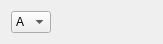
<?xml version="1.0" encoding="UTF-8"?>
<ui version="4.0">
 <class>ABCBox</class>
 <widget class="QWidget" name="ABCBox">
  <property name="geometry">
   <rect>
    <x>0</x>
    <y>0</y>
    <width>163</width>
    <height>44</height>
   </rect>
  </property>
  <property name="windowTitle">
   <string>Form</string>
  </property>
  <layout class="QGridLayout" name="gridLayout">
   <property name="topMargin">
    <number>0</number>
   </property>
   <property name="bottomMargin">
    <number>0</number>
   </property>
   <item row="0" column="0">
    <widget class="QComboBox" name="comboBox">
     <property name="maximumSize">
      <size>
       <width>40</width>
       <height>16777215</height>
      </size>
     </property>
     <item>
      <property name="text">
       <string>A</string>
      </property>
     </item>
     <item>
      <property name="text">
       <string>B</string>
      </property>
     </item>
     <item>
      <property name="text">
       <string>C</string>
      </property>
     </item>
     <item>
      <property name="text">
       <string>D</string>
      </property>
     </item>
     <item>
      <property name="text">
       <string>E</string>
      </property>
     </item>
     <item>
      <property name="text">
       <string>F</string>
      </property>
     </item>
    </widget>
   </item>
   <item row="0" column="1">
    <widget class="QLabel" name="label">
     <property name="text">
      <string/>
     </property>
    </widget>
   </item>
  </layout>
 </widget>
 <resources/>
 <connections/>
</ui>
